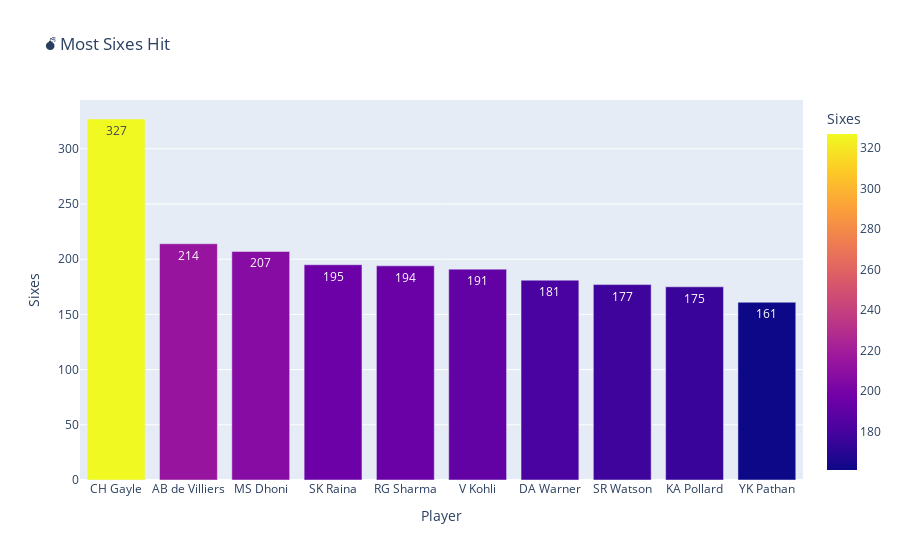

Notebook source saved alongside this figure:
### Code cell
# 4. Top 6s and 4s Hitters

# 6s
sixes = deliveries[deliveries['batsman_runs'] == 6]['batsman'].value_counts().head(10).reset_index()
sixes.columns = ['Batsman', 'Sixes']

fig = px.bar(sixes, x='Batsman', y='Sixes', color='Sixes', title='💣 Most Sixes Hit', text='Sixes')
fig.update_layout(xaxis_title='Player', yaxis_title='Sixes')
fig.show()

# 4s
fours = deliveries[deliveries['batsman_runs'] == 4]['batsman'].value_counts().head(10).reset_index()
fours.columns = ['Batsman', 'Fours']

fig = px.bar(fours, x='Batsman', y='Fours', color='Fours', title='🏏 Most Fours Hit', text='Fours')
fig.update_layout(xaxis_title='Player', yaxis_title='Fours')
fig.show()

### Figure 1 — Plotly figure (JSON) as saved in the notebook; plotly's stock layout.template omitted (floating-point values rounded to 4 significant figures)
{"data": [{"hovertemplate": "Batsman=%{x}<br>Sixes=%{marker.color}<extra></extra>", "legendgroup": "", "marker": {"color": [327, 214, 207, 195, 194, 191, 181, 177, 175, 161], "coloraxis": "coloraxis", "pattern": {"shape": ""}}, "name": "", "orientation": "v", "showlegend": false, "text": [327.0, 214.0, 207.0, 195.0, 194.0, 191.0, 181.0, 177.0, 175.0, 161.0], "textposition": "auto", "type": "bar", "x": ["CH Gayle", "AB de Villiers", "MS Dhoni", "SK Raina", "RG Sharma", "V Kohli", "DA Warner", "SR Watson", "KA Pollard", "YK Pathan"], "xaxis": "x", "y": [327, 214, 207, 195, 194, 191, 181, 177, 175, 161], "yaxis": "y"}], "layout": {"barmode": "relative", "coloraxis": {"colorbar": {"title": {"text": "Sixes"}}, "colorscale": [[0, "#0d0887"], [0.1111, "#46039f"], [0.2222, "#7201a8"], [0.3333, "#9c179e"], [0.4444, "#bd3786"], [0.5556, "#d8576b"], [0.6667, "#ed7953"], [0.7778, "#fb9f3a"], [0.8889, "#fdca26"], [1, "#f0f921"]]}, "legend": {"tracegroupgap": 0}, "title": {"text": "💣 Most Sixes Hit"}, "xaxis": {"anchor": "y", "domain": [0, 1], "title": {"text": "Player"}}, "yaxis": {"anchor": "x", "domain": [0, 1], "title": {"text": "Sixes"}}}}
